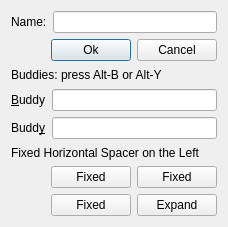
<?xml version="1.0" encoding="UTF-8"?>
<ui version="4.0">
 <class>Dialog</class>
 <widget class="QDialog" name="Dialog">
  <property name="geometry">
   <rect>
    <x>0</x>
    <y>0</y>
    <width>222</width>
    <height>227</height>
   </rect>
  </property>
  <property name="windowTitle">
   <string>Dialog</string>
  </property>
  <layout class="QVBoxLayout" name="verticalLayout">
   <item>
    <layout class="QHBoxLayout" name="horizontalLayout">
     <item>
      <widget class="QLabel" name="label">
       <property name="text">
        <string>Name:</string>
       </property>
       <property name="buddy">
        <cstring>lineEdit</cstring>
       </property>
      </widget>
     </item>
     <item>
      <widget class="QLineEdit" name="lineEdit"/>
     </item>
    </layout>
   </item>
   <item>
    <layout class="QHBoxLayout" name="horizontalLayout_2">
     <item>
      <spacer name="horizontalSpacer">
       <property name="orientation">
        <enum>Qt::Horizontal</enum>
       </property>
       <property name="sizeHint" stdset="0">
        <size>
         <width>40</width>
         <height>20</height>
        </size>
       </property>
      </spacer>
     </item>
     <item>
      <widget class="QPushButton" name="pushButton">
       <property name="text">
        <string>Ok</string>
       </property>
      </widget>
     </item>
     <item>
      <widget class="QPushButton" name="pushButton_2">
       <property name="text">
        <string>Cancel</string>
       </property>
      </widget>
     </item>
    </layout>
   </item>
   <item>
    <widget class="QLabel" name="label_3">
     <property name="text">
      <string>Buddies: press Alt-B or Alt-Y</string>
     </property>
    </widget>
   </item>
   <item>
    <layout class="QHBoxLayout" name="horizontalLayout_6">
     <item>
      <widget class="QLabel" name="label_2">
       <property name="text">
        <string>&amp;Buddy</string>
       </property>
       <property name="buddy">
        <cstring>lineEdit_2</cstring>
       </property>
      </widget>
     </item>
     <item>
      <widget class="QLineEdit" name="lineEdit_2"/>
     </item>
    </layout>
   </item>
   <item>
    <layout class="QHBoxLayout" name="horizontalLayout_7">
     <item>
      <widget class="QLabel" name="label_4">
       <property name="text">
        <string>Budd&amp;y</string>
       </property>
       <property name="buddy">
        <cstring>lineEdit_3</cstring>
       </property>
      </widget>
     </item>
     <item>
      <widget class="QLineEdit" name="lineEdit_3"/>
     </item>
    </layout>
   </item>
   <item>
    <widget class="QLabel" name="label_5">
     <property name="text">
      <string>Fixed Horizontal Spacer on the Left</string>
     </property>
    </widget>
   </item>
   <item>
    <layout class="QHBoxLayout" name="horizontalLayout_4">
     <item>
      <spacer name="horizontalSpacer_2">
       <property name="orientation">
        <enum>Qt::Horizontal</enum>
       </property>
       <property name="sizeType">
        <enum>QSizePolicy::Fixed</enum>
       </property>
       <property name="sizeHint" stdset="0">
        <size>
         <width>40</width>
         <height>20</height>
        </size>
       </property>
      </spacer>
     </item>
     <item>
      <widget class="QPushButton" name="pushButton_3">
       <property name="sizePolicy">
        <sizepolicy hsizetype="Fixed" vsizetype="Fixed">
         <horstretch>0</horstretch>
         <verstretch>0</verstretch>
        </sizepolicy>
       </property>
       <property name="text">
        <string>Fixed</string>
       </property>
      </widget>
     </item>
     <item>
      <widget class="QPushButton" name="pushButton_4">
       <property name="sizePolicy">
        <sizepolicy hsizetype="Fixed" vsizetype="Fixed">
         <horstretch>0</horstretch>
         <verstretch>0</verstretch>
        </sizepolicy>
       </property>
       <property name="text">
        <string>Fixed</string>
       </property>
      </widget>
     </item>
    </layout>
   </item>
   <item>
    <layout class="QHBoxLayout" name="horizontalLayout_5">
     <item>
      <spacer name="horizontalSpacer_3">
       <property name="orientation">
        <enum>Qt::Horizontal</enum>
       </property>
       <property name="sizeType">
        <enum>QSizePolicy::Fixed</enum>
       </property>
       <property name="sizeHint" stdset="0">
        <size>
         <width>40</width>
         <height>20</height>
        </size>
       </property>
      </spacer>
     </item>
     <item>
      <widget class="QPushButton" name="pushButton_5">
       <property name="text">
        <string>Fixed</string>
       </property>
      </widget>
     </item>
     <item>
      <widget class="QPushButton" name="pushButton_6">
       <property name="sizePolicy">
        <sizepolicy hsizetype="Expanding" vsizetype="Fixed">
         <horstretch>0</horstretch>
         <verstretch>0</verstretch>
        </sizepolicy>
       </property>
       <property name="text">
        <string>Expand</string>
       </property>
      </widget>
     </item>
    </layout>
   </item>
  </layout>
 </widget>
 <layoutdefault spacing="6" margin="11"/>
 <tabstops>
  <tabstop>lineEdit</tabstop>
  <tabstop>pushButton</tabstop>
  <tabstop>pushButton_2</tabstop>
  <tabstop>lineEdit_2</tabstop>
  <tabstop>pushButton_3</tabstop>
  <tabstop>pushButton_4</tabstop>
  <tabstop>pushButton_5</tabstop>
  <tabstop>pushButton_6</tabstop>
 </tabstops>
 <resources/>
 <connections>
  <connection>
   <sender>pushButton_2</sender>
   <signal>clicked()</signal>
   <receiver>Dialog</receiver>
   <slot>close()</slot>
   <hints>
    <hint type="sourcelabel">
     <x>198</x>
     <y>61</y>
    </hint>
    <hint type="destinationlabel">
     <x>205</x>
     <y>74</y>
    </hint>
   </hints>
  </connection>
  <connection>
   <sender>pushButton</sender>
   <signal>clicked()</signal>
   <receiver>Dialog</receiver>
   <slot>accept()</slot>
   <hints>
    <hint type="sourcelabel">
     <x>88</x>
     <y>59</y>
    </hint>
    <hint type="destinationlabel">
     <x>56</x>
     <y>72</y>
    </hint>
   </hints>
  </connection>
 </connections>
</ui>
